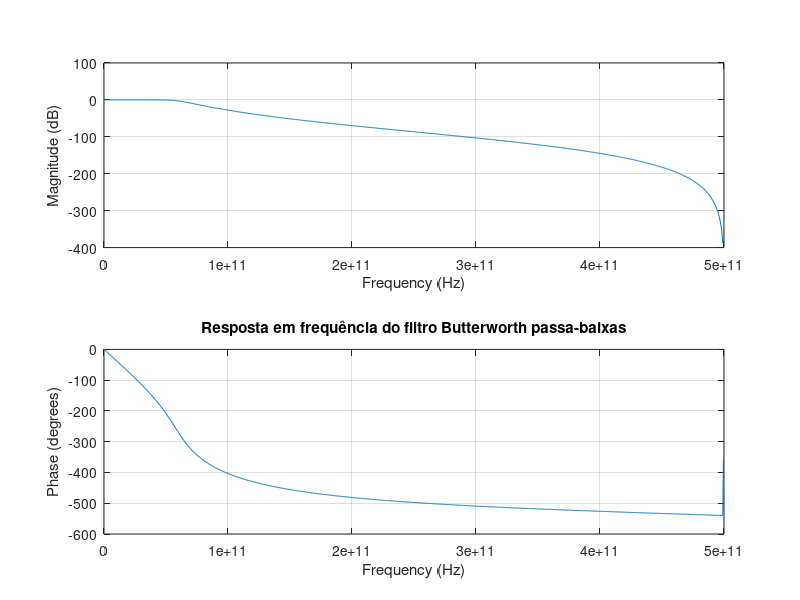
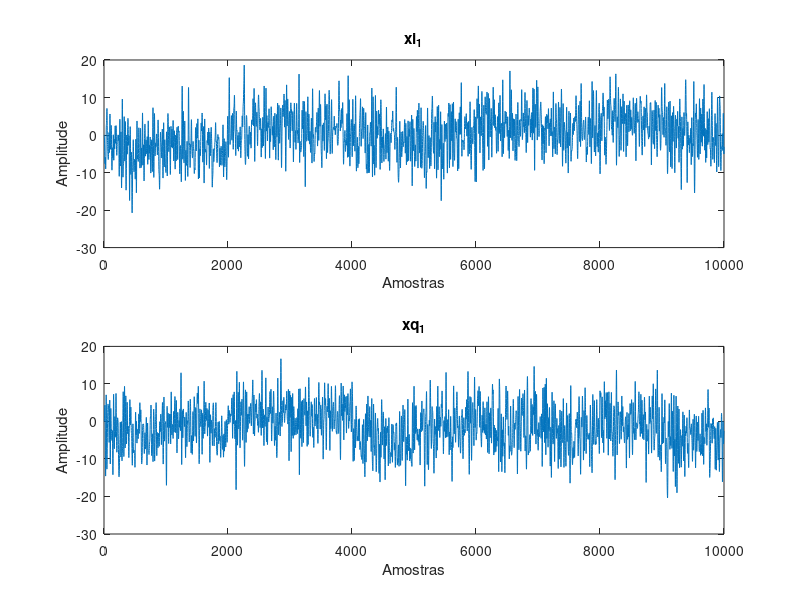
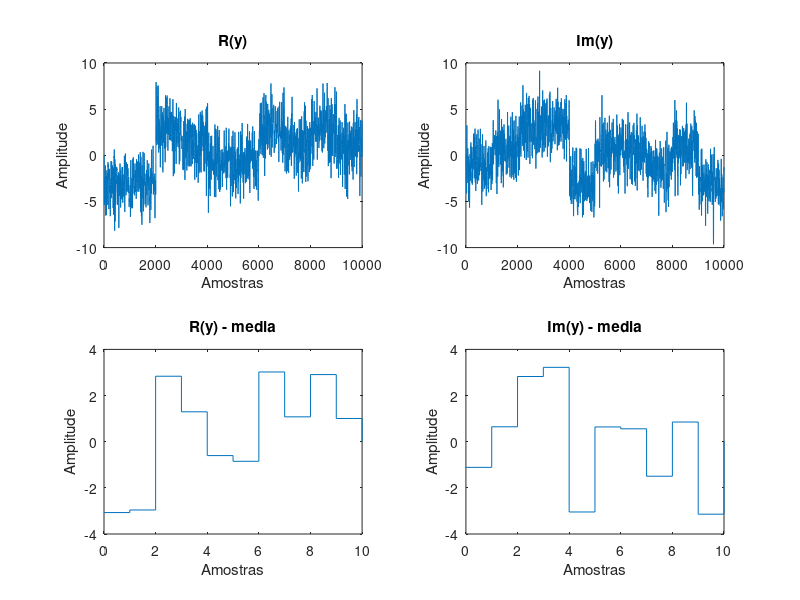
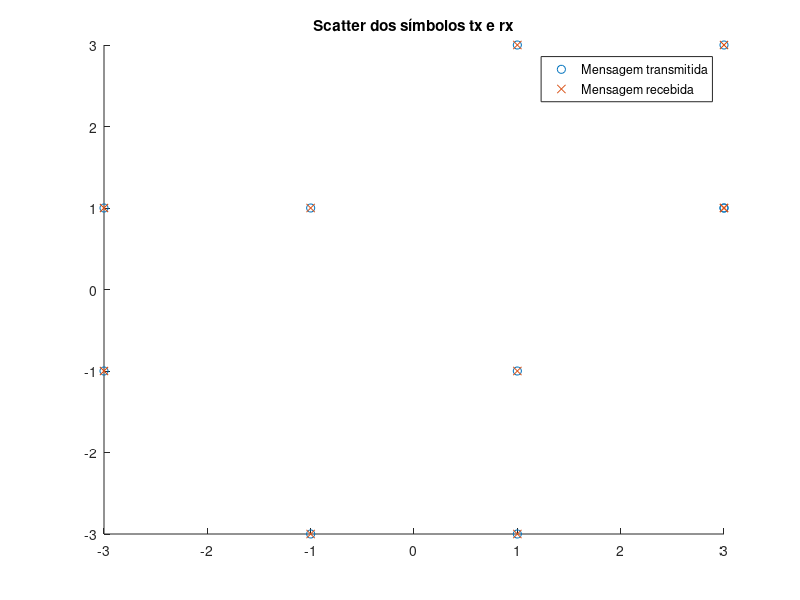

Write MATLAB code to recreate these figures, in order.
%%
% Experiência 6: Beamforming
% Matheus Bordin Gomes
clear;clc;close all;

%%
%Dados iniciais
c = 3*10^8;         %Velocidade da luz no vácuo
f = 60*10^9;        %Frequência do sinal recebido
Omega = 2*pi*f;     %Frequência angular do sinal recebido
lambda = c/f;       %Comprimento de onda do sinal recebido
d = lambda/2;       %Distância entre as antenas
M = 8;              %Número de antenas
theta_0 = 20;       %Ângulo de incidência do sinal de interesse
load('sinais.mat'); %Sinal recebido em cada uma das oito antenas

%%
% Ruído adicional para o item 6. Caso não queira ruído, deixar noise_amp em zero. 
noise_amp = 10;  
noise = noise_amp*randn(size(sinal_recebido));
sinal_recebido = sinal_recebido + noise;

%%
%Amostragem
fa = 10^12;           %Frequência de amostragem
Ta = 1/fa;          %Período de amostragem

%%
%Projeto do filtro Butterworth passa-baixa
[b,a] = butter(6,f/(fa/2));
figure(1);
freqz(b,a,1024,fa);
title('Resposta em frequência do filtro Butterworth passa-baixas');

%%
%Decodificação dos sinais xim e xqm em cada antena
arg_t = ((1:size(sinal_recebido,1))-1)/fa;
%xi recebido na antena 1
xim = filter(b,a,2*cos(Omega*arg_t)'.*sinal_recebido);
figure(2);
subplot(2,1,1);
plot(xim(:,1));
title('xi_1');
xlabel('Amostras');
ylabel('Amplitude');

%xq recebido na antena 1
xqm = filter(b,a,-2*sin(Omega*arg_t)'.*sinal_recebido);
subplot(2,1,2);
plot(xqm(:,1));
title('xq_1');
xlabel('Amostras');
ylabel('Amplitude');

xm = xim + 1j*xqm;

%%
%Projeto dos coeficientes do vetor w
m = 0:1:(M-1);
v_h = conj(exp(1j*m*Omega*d*sind(theta_0)/c));
w_h = (1/M)*v_h;

%%
%Obtenção do sinal recebido
y = w_h*xm.';
%Parte real de y
figure(3);
subplot(2,2,1);
plot(real(y));
title('R(y)');
xlabel('Amostras');
ylabel('Amplitude');
%Parte imaginária de y
subplot(2,2,2);
plot(imag(y));
title('Im(y)');
xlabel('Amostras');
ylabel('Amplitude');

%%
%Recuperação dos símbolos transmitidos
N = round(10^(-9)*fa);
n_simbols = round(length(y(1,:))/N);
y_rcv=zeros(n_simbols,1);
for k = 1:n_simbols
    y_rcv(k) = mean(y(1+(k-1)*N:k*N));
end

%Parte real de y_rcv
y_rcv_plot = y_rcv;
y_rcv_plot(k+1)=0;
x_plot = 0:10;
subplot(2,2,3);
stairs(x_plot,real(y_rcv_plot));
title('R(y) - media');
xlabel('Amostras');
ylabel('Amplitude');
%Parte imaginária de y_rcv
subplot(2,2,4);
stairs(x_plot,imag(y_rcv_plot));
title('Im(y) - media');
xlabel('Amostras');
ylabel('Amplitude');

%%
%Decodificação dos símbolos
symbols_16_qam = qammod(0:15,16);
[~,ind] = min(abs(symbols_16_qam - y_rcv),[],2);
simbols = symbols_16_qam(ind);

%%
% Erros
load('mensagem.mat');
message = symbols_16_qam(mensagem+1);

erros = sum(sum(simbols ~= message))  %#ok<NOPTS>

figure(4);
scatter(real(message), imag(message));
hold on;
scatter(real(simbols), imag(simbols), 'x');
hold off;
title('Scatter dos símbolos tx e rx');
legend('Mensagem transmitida', 'Mensagem recebida');